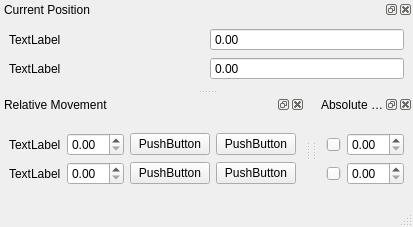
<?xml version="1.0" encoding="UTF-8"?>
<ui version="4.0">
 <class>MainWindow</class>
 <widget class="QMainWindow" name="MainWindow">
  <property name="geometry">
   <rect>
    <x>0</x>
    <y>0</y>
    <width>393</width>
    <height>227</height>
   </rect>
  </property>
  <property name="windowTitle">
   <string>MainWindow</string>
  </property>
  <property name="dockOptions">
   <set>QMainWindow::AllowNestedDocks|QMainWindow::AllowTabbedDocks|QMainWindow::AnimatedDocks</set>
  </property>
  <widget class="QWidget" name="centralwidget"/>
  <widget class="QMenuBar" name="menubar">
   <property name="geometry">
    <rect>
     <x>0</x>
     <y>0</y>
     <width>393</width>
     <height>21</height>
    </rect>
   </property>
  </widget>
  <widget class="QStatusBar" name="statusbar"/>
  <widget class="QDockWidget" name="curr_pos_DockWidget">
   <property name="sizePolicy">
    <sizepolicy hsizetype="Fixed" vsizetype="Preferred">
     <horstretch>0</horstretch>
     <verstretch>0</verstretch>
    </sizepolicy>
   </property>
   <property name="floating">
    <bool>false</bool>
   </property>
   <property name="windowTitle">
    <string>Current Position</string>
   </property>
   <attribute name="dockWidgetArea">
    <number>4</number>
   </attribute>
   <widget class="QWidget" name="curr_pos_DockWidgetContents">
    <layout class="QGridLayout" name="gridLayout_4">
     <item row="1" column="0">
      <layout class="QGridLayout" name="curr_pos_GridLayout">
       <item row="0" column="0">
        <widget class="QLabel" name="curr_pos_axis0_Label">
         <property name="text">
          <string>TextLabel</string>
         </property>
        </widget>
       </item>
       <item row="1" column="0">
        <widget class="QLabel" name="curr_pos_axis1_Label">
         <property name="text">
          <string>TextLabel</string>
         </property>
        </widget>
       </item>
       <item row="0" column="1">
        <widget class="QDoubleSpinBox" name="curr_pos_axis0_DoubleSpinBox">
         <property name="readOnly">
          <bool>true</bool>
         </property>
         <property name="buttonSymbols">
          <enum>QAbstractSpinBox::NoButtons</enum>
         </property>
        </widget>
       </item>
       <item row="1" column="1">
        <widget class="QDoubleSpinBox" name="curr_pos_axis1_DoubleSpinBox">
         <property name="readOnly">
          <bool>true</bool>
         </property>
         <property name="buttonSymbols">
          <enum>QAbstractSpinBox::NoButtons</enum>
         </property>
        </widget>
       </item>
      </layout>
     </item>
    </layout>
   </widget>
  </widget>
  <widget class="QDockWidget" name="move_abs_DockWidget">
   <property name="windowTitle">
    <string>Absolute Movement</string>
   </property>
   <attribute name="dockWidgetArea">
    <number>2</number>
   </attribute>
   <widget class="QWidget" name="move_abs_DockWidgetContents">
    <layout class="QGridLayout" name="gridLayout_6">
     <item row="1" column="0">
      <layout class="QGridLayout" name="move_abs_GridLayout">
       <item row="1" column="0">
        <widget class="QSlider" name="move_abs_axis1_Slider">
         <property name="orientation">
          <enum>Qt::Horizontal</enum>
         </property>
        </widget>
       </item>
       <item row="0" column="0">
        <widget class="QSlider" name="move_abs_axis0_Slider">
         <property name="orientation">
          <enum>Qt::Horizontal</enum>
         </property>
        </widget>
       </item>
       <item row="0" column="1">
        <widget class="QDoubleSpinBox" name="move_abs_axis0_DoubleSpinBox"/>
       </item>
       <item row="1" column="1">
        <widget class="QDoubleSpinBox" name="move_abs_axis1_DoubleSpinBox"/>
       </item>
      </layout>
     </item>
    </layout>
   </widget>
  </widget>
  <widget class="QDockWidget" name="move_rel_DockWidget">
   <property name="windowTitle">
    <string>Relative Movement</string>
   </property>
   <attribute name="dockWidgetArea">
    <number>1</number>
   </attribute>
   <widget class="QWidget" name="move_rel_DockWidgetContents">
    <layout class="QGridLayout" name="gridLayout_5">
     <item row="0" column="1">
      <layout class="QGridLayout" name="move_rel_GridLayout">
       <item row="0" column="3">
        <widget class="QPushButton" name="move_rel_axis0_p_PushButton">
         <property name="text">
          <string>PushButton</string>
         </property>
        </widget>
       </item>
       <item row="1" column="2">
        <widget class="QPushButton" name="move_rel_axis1_m_PushButton">
         <property name="text">
          <string>PushButton</string>
         </property>
        </widget>
       </item>
       <item row="1" column="1">
        <widget class="QDoubleSpinBox" name="move_rel_axis1_DoubleSpinBox"/>
       </item>
       <item row="0" column="1">
        <widget class="QDoubleSpinBox" name="move_rel_axis0_DoubleSpinBox">
         <property name="suffix">
          <string/>
         </property>
        </widget>
       </item>
       <item row="0" column="2">
        <widget class="QPushButton" name="move_rel_axis0_m_PushButton">
         <property name="text">
          <string>PushButton</string>
         </property>
        </widget>
       </item>
       <item row="1" column="3">
        <widget class="QPushButton" name="move_rel_axis1_p_PushButton">
         <property name="text">
          <string>PushButton</string>
         </property>
        </widget>
       </item>
       <item row="0" column="0">
        <widget class="QLabel" name="move_rel_axis0_Label">
         <property name="text">
          <string>TextLabel</string>
         </property>
        </widget>
       </item>
       <item row="1" column="0">
        <widget class="QLabel" name="move_rel_axis1_Label">
         <property name="text">
          <string>TextLabel</string>
         </property>
        </widget>
       </item>
      </layout>
     </item>
    </layout>
   </widget>
  </widget>
 </widget>
 <resources/>
 <connections/>
</ui>
